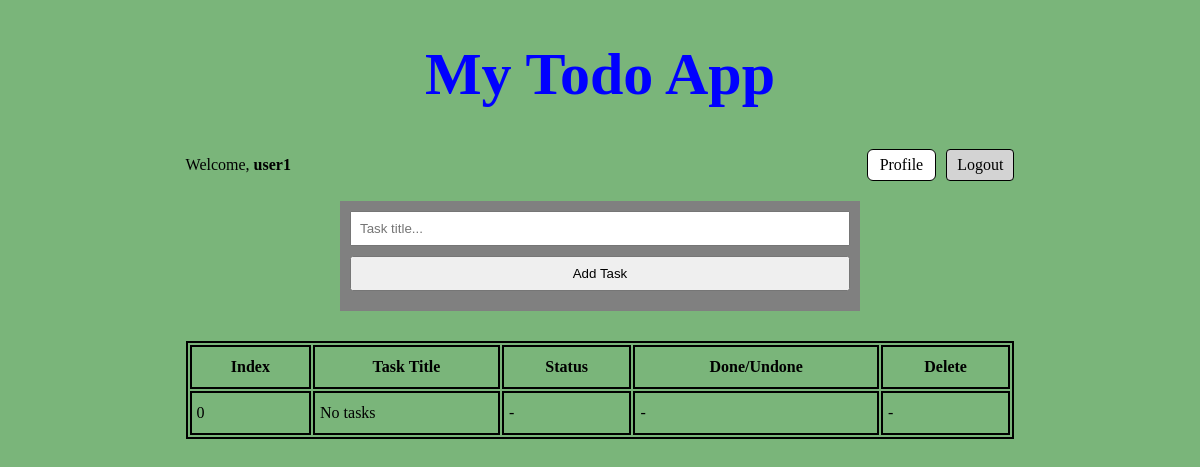
/index.php (signed in), run on an earlier commit of the app's database.
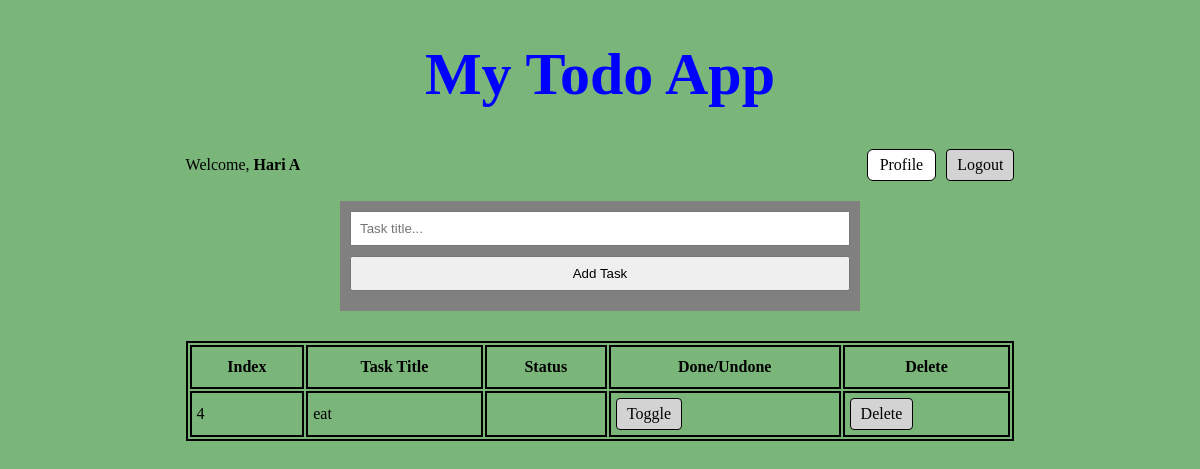
And on a later commit of the database.
### tables this page shows
CREATE TABLE tasks (
        task_id INTEGER PRIMARY KEY AUTOINCREMENT,
        user_id INTEGER NOT NULL,
        title TEXT NOT NULL,
        is_done INTEGER NOT NULL DEFAULT 0
    );

### index.php (the view, shortened to what this page needs)
<?php
$pdo = new PDO('sqlite:todo.db');
$pdo->setAttribute(PDO::ATTR_ERRMODE, PDO::ERRMODE_EXCEPTION);
$pdo->exec("
    CREATE TABLE IF NOT EXISTS users (
        user_id INTEGER PRIMARY KEY AUTOINCREMENT,
        name TEXT NOT NULL,
        email TEXT NOT NULL UNIQUE,
        pwd TEXT NOT NULL,
        profile_pic TEXT
    )
");
$pdo->exec("
    CREATE TABLE IF NOT EXISTS tasks (
        task_id INTEGER PRIMARY KEY AUTOINCREMENT,
        user_id INTEGER NOT NULL,
        title TEXT NOT NULL,
        is_done INTEGER NOT NULL DEFAULT 0
    )
");
$currentUserId = (int)$_SESSION['user_id'];
$currentName   = $_SESSION['name'] ?? 'User';
$stmt = $pdo->prepare("SELECT * FROM tasks WHERE user_id = ? ORDER BY task_id DESC");
$stmt->execute([$currentUserId]);
$rows = $stmt->fetchAll(PDO::FETCH_ASSOC);
?>
<!DOCTYPE html>
<html lang="en">
<head>
    <link rel="stylesheet" href="styles.css">
</head>
<body>
    <h1>My Todo App</h1>
    <div class="topbar">
        <div>Welcome, <strong><?php echo htmlspecialchars($currentName, ENT_QUOTES, 'UTF-8'); ?></strong></div>
        <div style="display:flex; gap:10px; align-items:center;">
            <div id="profile-btn">Profile</div>
            <a href="logout.php" class="button">Logout</a>
        </div>
    </div>
    <div id="form-container">
        <form action="" method="post">
            <input type="text" name="title" id="title" placeholder="Task title..." required>
            <button type="submit">Add Task</button>
        </form>
    </div>
    <table id="todo-table">
        <tr>
            <th>Index</th>
            <th>Task Title</th>
            <th>Status</th>
            <th>Done/Undone</th>
            <th>Delete</th>
        </tr>
        <?php if (!$rows): ?>
            <tr>
                <td>0</td>
                <td>No tasks</td>
                <td> - </td>
                <td> - </td>
                <td> - </td>
            </tr>
        <?php else: ?>
            <?php foreach ($rows as $t): ?>
                <tr>
                    <td><?php echo (int)$t['task_id']; ?></td>
                    <td><?php echo htmlspecialchars($t['title'], ENT_QUOTES, 'UTF-8'); ?></td>
                    <td><?php echo ((int)$t['is_done'] === 1) ? '[done]' : ''; ?></td>
                    <td><a href="?toggle=<?php echo (int)$t['task_id']; ?>" class="button">Toggle</a></td>
                    <td><a href="?delete=<?php echo (int)$t['task_id']; ?>" class="button" onclick="return confirm('Delete this task?');">Delete</a></td>
                </tr>
            <?php endforeach; ?>
        <?php endif; ?>
    </table>
</body>
</html>

### styles.css (style rules this page uses)
html { background-color: rgb(122, 181, 122); margin: 0; padding: 0; }
h1 { text-align: center; font-size: 60px; color: blue; }
#form-container { padding: 10px; height: 90px; margin: auto; margin-bottom: 30px; background-color: grey; width: 500px; }
form { display: flex; flex-direction: column; gap: 10px; }
table { margin: auto; border: 2px solid black; width: 70%; }
th, td { padding: 5px; height: 30px; border: 2px solid black; }
a.button { display: inline-block; padding: 6px 10px; background: lightgray; border: 1px solid black; border-radius: 4px; text-decoration: none; color: black; }
input { padding: 8px; }
button { padding: 8px; }
a { text-decoration: none; }
.topbar { width: 70%; margin: 10px auto 20px; display: flex; justify-content: space-between; align-items: center; }
#profile-btn { display: inline-block; padding: 6px 12px; border: 1px solid black; border-radius: 6px; cursor: pointer; background: white; }

What changed in the data, as far as the page shows it:
now on this page (row edited): tasks: task_id "4", title "eat"
Also different on the page:
$currentName: "user1" → "Hari A"
text no longer shown: "0 No tasks - - -"
